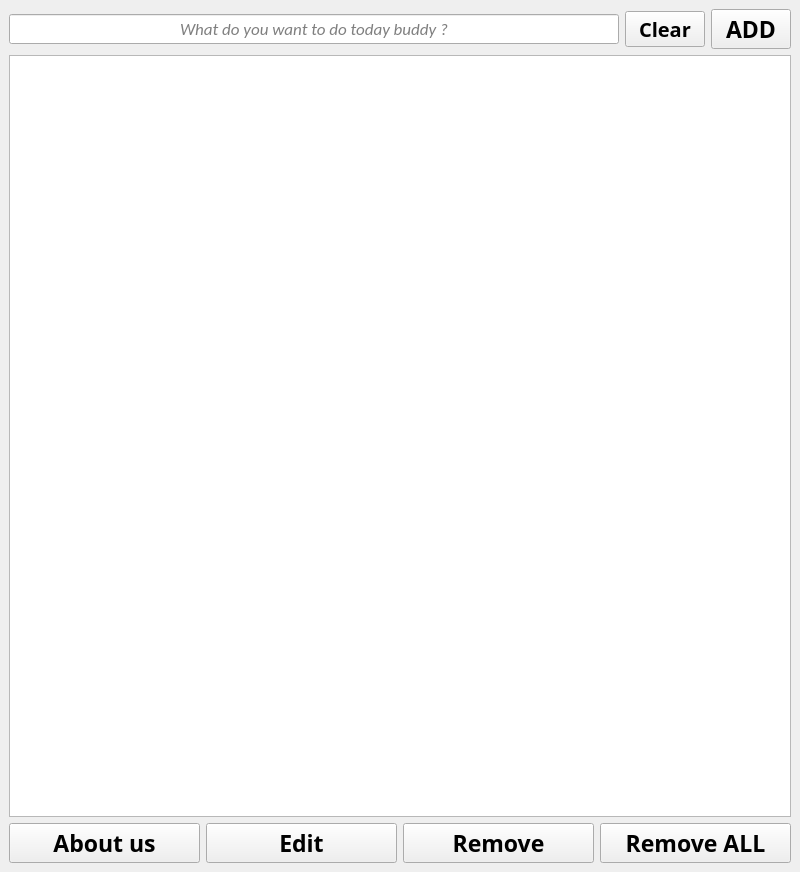
<?xml version="1.0" encoding="UTF-8"?>
<ui version="4.0">
 <class>TO_DO</class>
 <widget class="QMainWindow" name="TO_DO">
  <property name="geometry">
   <rect>
    <x>0</x>
    <y>0</y>
    <width>800</width>
    <height>872</height>
   </rect>
  </property>
  <property name="windowTitle">
   <string>TO_DO</string>
  </property>
  <property name="windowIcon">
   <iconset theme="QIcon::ThemeIcon::InsertText"/>
  </property>
  <widget class="QWidget" name="centralwidget">
   <layout class="QVBoxLayout" name="verticalLayout">
    <item>
     <layout class="QHBoxLayout" name="horizontalLayout_4">
      <item>
       <widget class="QLineEdit" name="Task">
        <property name="font">
         <font>
          <family>Carlito</family>
          <pointsize>13</pointsize>
          <italic>true</italic>
         </font>
        </property>
        <property name="text">
         <string/>
        </property>
        <property name="cursorPosition">
         <number>0</number>
        </property>
        <property name="alignment">
         <set>Qt::AlignmentFlag::AlignCenter</set>
        </property>
        <property name="placeholderText">
         <string>What do you want to do today buddy ?</string>
        </property>
       </widget>
      </item>
      <item>
       <widget class="QPushButton" name="Clear">
        <property name="font">
         <font>
          <family>Ubuntu Mono derivative Powerline</family>
          <pointsize>15</pointsize>
          <bold>true</bold>
         </font>
        </property>
        <property name="text">
         <string>Clear</string>
        </property>
       </widget>
      </item>
      <item>
       <widget class="QPushButton" name="Add">
        <property name="font">
         <font>
          <family>Ubuntu Mono derivative Powerline</family>
          <pointsize>17</pointsize>
          <bold>true</bold>
         </font>
        </property>
        <property name="text">
         <string>ADD</string>
        </property>
       </widget>
      </item>
     </layout>
    </item>
    <item>
     <widget class="QListWidget" name="My_tasks"/>
    </item>
    <item>
     <layout class="QHBoxLayout" name="horizontalLayout_3"/>
    </item>
    <item>
     <layout class="QHBoxLayout" name="horizontalLayout_2">
      <item>
       <widget class="QPushButton" name="About_us">
        <property name="font">
         <font>
          <family>Ubuntu Mono derivative Powerline</family>
          <pointsize>17</pointsize>
          <bold>true</bold>
         </font>
        </property>
        <property name="text">
         <string>About us</string>
        </property>
       </widget>
      </item>
      <item>
       <widget class="QPushButton" name="Edit">
        <property name="font">
         <font>
          <family>Ubuntu Mono derivative Powerline</family>
          <pointsize>17</pointsize>
          <bold>true</bold>
         </font>
        </property>
        <property name="text">
         <string>Edit</string>
        </property>
       </widget>
      </item>
      <item>
       <widget class="QPushButton" name="Remove">
        <property name="font">
         <font>
          <family>Ubuntu Mono derivative Powerline</family>
          <pointsize>17</pointsize>
          <bold>true</bold>
         </font>
        </property>
        <property name="text">
         <string>Remove</string>
        </property>
       </widget>
      </item>
      <item>
       <widget class="QPushButton" name="Removall">
        <property name="font">
         <font>
          <family>Ubuntu Mono derivative Powerline</family>
          <pointsize>17</pointsize>
          <bold>true</bold>
         </font>
        </property>
        <property name="text">
         <string>Remove ALL</string>
        </property>
       </widget>
      </item>
     </layout>
    </item>
   </layout>
  </widget>
 </widget>
 <resources/>
 <connections/>
</ui>
